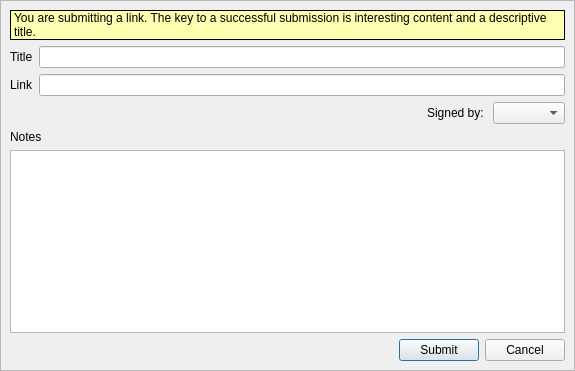
<?xml version="1.0" encoding="UTF-8"?>
<ui version="4.0">
 <class>PostedCreatePostDialog</class>
 <widget class="QDialog" name="PostedCreatePostDialog">
  <property name="geometry">
   <rect>
    <x>0</x>
    <y>0</y>
    <width>575</width>
    <height>371</height>
   </rect>
  </property>
  <property name="windowTitle">
   <string>Submit Post</string>
  </property>
  <layout class="QGridLayout" name="PostedCreatePostDialogGLayout">
   <property name="leftMargin">
    <number>0</number>
   </property>
   <property name="topMargin">
    <number>0</number>
   </property>
   <property name="rightMargin">
    <number>0</number>
   </property>
   <property name="bottomMargin">
    <number>0</number>
   </property>
   <property name="spacing">
    <number>0</number>
   </property>
   <item row="0" column="0">
    <widget class="HeaderFrame" name="headerFrame">
     <property name="frameShape">
      <enum>QFrame::NoFrame</enum>
     </property>
     <property name="frameShadow">
      <enum>QFrame::Plain</enum>
     </property>
    </widget>
   </item>
   <item row="1" column="0">
    <widget class="QFrame" name="mainFrame">
     <property name="frameShape">
      <enum>QFrame::StyledPanel</enum>
     </property>
     <property name="frameShadow">
      <enum>QFrame::Raised</enum>
     </property>
     <layout class="QGridLayout" name="mainFrameGLayout">
      <item row="0" column="0" colspan="3">
       <widget class="StyledLabel" name="info_label">
        <property name="palette">
         <palette>
          <active>
           <colorrole role="Base">
            <brush brushstyle="SolidPattern">
             <color alpha="255">
              <red>255</red>
              <green>255</green>
              <blue>255</blue>
             </color>
            </brush>
           </colorrole>
           <colorrole role="Window">
            <brush brushstyle="SolidPattern">
             <color alpha="255">
              <red>255</red>
              <green>255</green>
              <blue>178</blue>
             </color>
            </brush>
           </colorrole>
          </active>
          <inactive>
           <colorrole role="Base">
            <brush brushstyle="SolidPattern">
             <color alpha="255">
              <red>255</red>
              <green>255</green>
              <blue>255</blue>
             </color>
            </brush>
           </colorrole>
           <colorrole role="Window">
            <brush brushstyle="SolidPattern">
             <color alpha="255">
              <red>255</red>
              <green>255</green>
              <blue>178</blue>
             </color>
            </brush>
           </colorrole>
          </inactive>
          <disabled>
           <colorrole role="Base">
            <brush brushstyle="SolidPattern">
             <color alpha="255">
              <red>255</red>
              <green>255</green>
              <blue>178</blue>
             </color>
            </brush>
           </colorrole>
           <colorrole role="Window">
            <brush brushstyle="SolidPattern">
             <color alpha="255">
              <red>255</red>
              <green>255</green>
              <blue>178</blue>
             </color>
            </brush>
           </colorrole>
          </disabled>
         </palette>
        </property>
        <property name="autoFillBackground">
         <bool>true</bool>
        </property>
        <property name="frameShape">
         <enum>QFrame::Box</enum>
        </property>
        <property name="text">
         <string>You are submitting a link. The key to a successful submission is interesting content and a descriptive title.</string>
        </property>
        <property name="wordWrap">
         <bool>true</bool>
        </property>
       </widget>
      </item>
      <item row="1" column="0" colspan="3">
       <layout class="QGridLayout" name="titleGLayout">
        <item row="0" column="1">
         <widget class="QLineEdit" name="titleEdit"/>
        </item>
        <item row="0" column="0">
         <widget class="QLabel" name="titleLabel">
          <property name="text">
           <string>Title</string>
          </property>
         </widget>
        </item>
        <item row="1" column="0">
         <widget class="QLabel" name="linkLabel">
          <property name="text">
           <string>Link</string>
          </property>
         </widget>
        </item>
        <item row="1" column="1">
         <widget class="QLineEdit" name="linkEdit"/>
        </item>
       </layout>
      </item>
      <item row="2" column="0" colspan="3">
       <layout class="QHBoxLayout" name="signedHLayout">
        <item>
         <spacer name="signedHSpacer">
          <property name="orientation">
           <enum>Qt::Horizontal</enum>
          </property>
          <property name="sizeType">
           <enum>QSizePolicy::MinimumExpanding</enum>
          </property>
          <property name="sizeHint" stdset="0">
           <size>
            <width>78</width>
            <height>17</height>
           </size>
          </property>
         </spacer>
        </item>
        <item>
         <widget class="QLabel" name="signedLabel">
          <property name="text">
           <string>Signed by: </string>
          </property>
         </widget>
        </item>
        <item>
         <widget class="GxsIdChooser" name="idChooser"/>
        </item>
       </layout>
      </item>
      <item row="3" column="0" colspan="3">
       <layout class="QVBoxLayout" name="notesLayout">
        <item>
         <widget class="QLabel" name="notesLabel">
          <property name="text">
           <string>Notes</string>
          </property>
         </widget>
        </item>
        <item>
         <widget class="MimeTextEdit" name="notesTextEdit"/>
        </item>
       </layout>
      </item>
      <item row="4" column="0">
       <spacer name="buttonHSpacer">
        <property name="orientation">
         <enum>Qt::Horizontal</enum>
        </property>
        <property name="sizeHint" stdset="0">
         <size>
          <width>40</width>
          <height>20</height>
         </size>
        </property>
       </spacer>
      </item>
      <item row="4" column="1">
       <widget class="QPushButton" name="submitButton">
        <property name="text">
         <string>Submit</string>
        </property>
       </widget>
      </item>
      <item row="4" column="2">
       <widget class="QDialogButtonBox" name="buttonBox">
        <property name="sizePolicy">
         <sizepolicy hsizetype="Fixed" vsizetype="Fixed">
          <horstretch>0</horstretch>
          <verstretch>0</verstretch>
         </sizepolicy>
        </property>
        <property name="orientation">
         <enum>Qt::Horizontal</enum>
        </property>
        <property name="standardButtons">
         <set>QDialogButtonBox::Cancel</set>
        </property>
       </widget>
      </item>
     </layout>
    </widget>
   </item>
  </layout>
 </widget>
 <customwidgets>
  <customwidget>
   <class>HeaderFrame</class>
   <extends>QFrame</extends>
   <header>gui/common/HeaderFrame.h</header>
   <container>1</container>
  </customwidget>
  <customwidget>
   <class>MimeTextEdit</class>
   <extends>QTextEdit</extends>
   <header location="global">gui/common/MimeTextEdit.h</header>
  </customwidget>
  <customwidget>
   <class>GxsIdChooser</class>
   <extends>QComboBox</extends>
   <header>gui/gxs/GxsIdChooser.h</header>
  </customwidget>
  <customwidget>
   <class>StyledLabel</class>
   <extends>QLabel</extends>
   <header>gui/common/StyledLabel.h</header>
  </customwidget>
 </customwidgets>
 <resources/>
 <connections>
  <connection>
   <sender>buttonBox</sender>
   <signal>rejected()</signal>
   <receiver>PostedCreatePostDialog</receiver>
   <slot>reject()</slot>
   <hints>
    <hint type="sourcelabel">
     <x>316</x>
     <y>260</y>
    </hint>
    <hint type="destinationlabel">
     <x>286</x>
     <y>274</y>
    </hint>
   </hints>
  </connection>
 </connections>
</ui>
